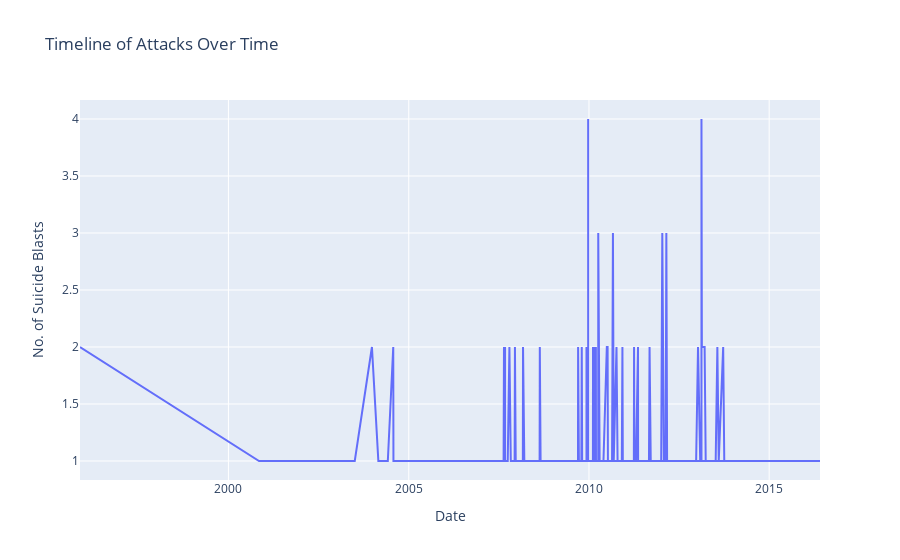

Notebook cell for this chart:
### Markdown cell above
# Temporal Analysis

### Code cell
# 1. Timeline: Plot attacks over time
fig1 = px.line(df_cleaned, x='Date', y='No. of Suicide Blasts', title='Timeline of Attacks Over Time')
fig1.show()

### Figure 1 — Plotly figure (JSON) as saved in the notebook; plotly's stock layout.template omitted (floating-point values rounded to 4 significant figures; data arrays with more than 128 entries replaced by an {"elided": "..."} marker saying what was removed)
{"data": [{"hovertemplate": "Date=%{x}<br>No. of Suicide Blasts=%{y}<extra></extra>", "legendgroup": "", "line": {"color": "#636efa", "dash": "solid"}, "marker": {"symbol": "circle"}, "mode": "lines", "name": "", "orientation": "v", "showlegend": false, "type": "scatter", "x": {"elided": "522 str values"}, "xaxis": "x", "y": {"elided": "522 int values"}, "yaxis": "y"}], "layout": {"legend": {"tracegroupgap": 0}, "title": {"text": "Timeline of Attacks Over Time"}, "xaxis": {"anchor": "y", "domain": [0, 1], "title": {"text": "Date"}}, "yaxis": {"anchor": "x", "domain": [0, 1], "title": {"text": "No. of Suicide Blasts"}}}}
